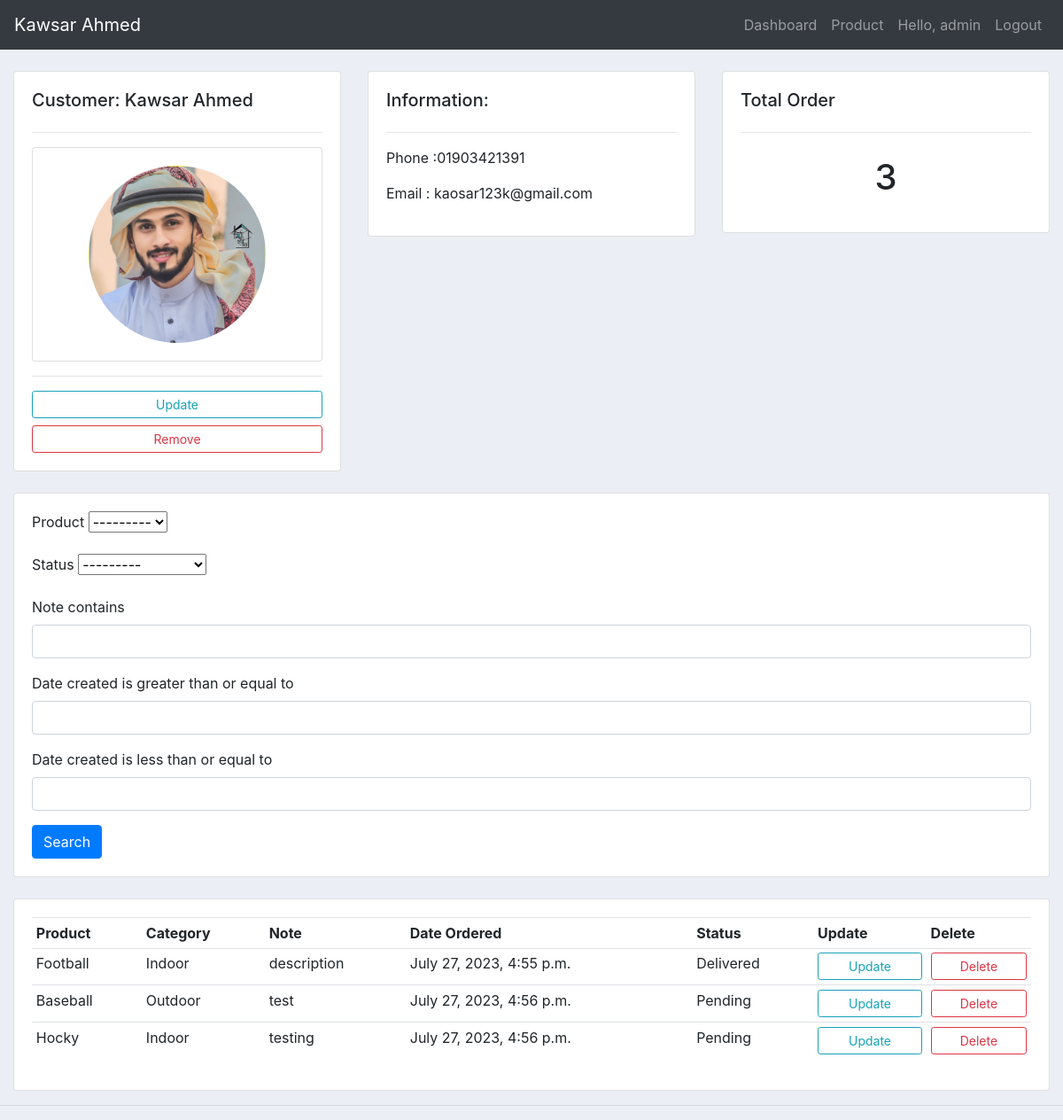
The app's page /customer/1/ (signed in), older data.
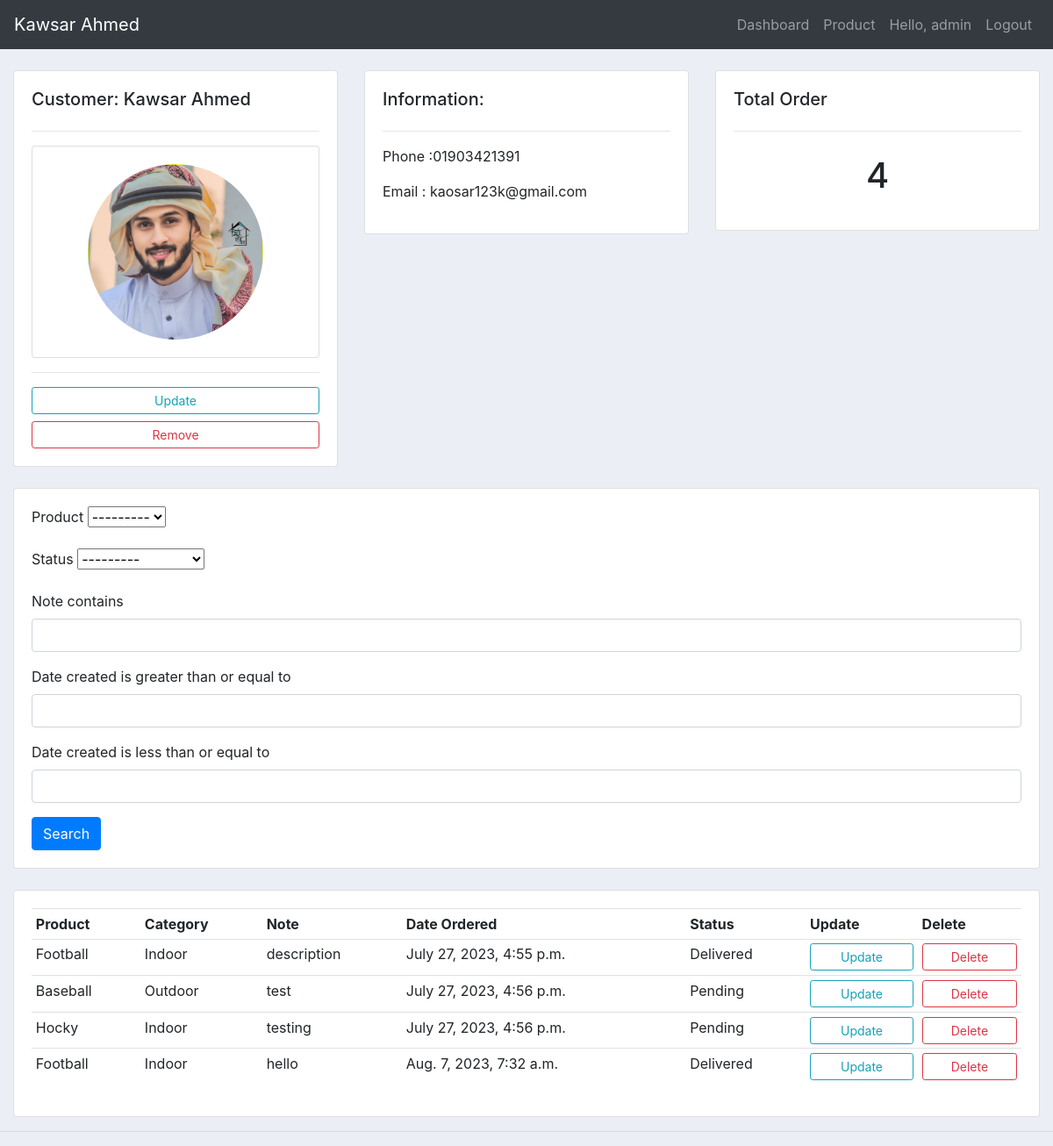
The same page, newer data.
### myapp/models.py (models this page shows, shortened)
class Order(models.Model):
    STATUS      = (
                ('Delivered','Delivered'),
                ('Pending','Pending'),
                ('Out For Delivery','Out For Delivery'),
            )
    customer     = models.ForeignKey(Customer, null=True, on_delete=models.SET_NULL)
    product      =  models.ForeignKey(Product, null=True, on_delete=models.SET_NULL)
    status       = models.CharField(max_length=500, null=True, choices=STATUS)
    note         = models.CharField(max_length=5000, null=True)
    date_created = models.DateTimeField(auto_now_add=True, null=True)

class Product(models.Model):
    CATEGORY = (
        ('Indoor', 'Indoor'),
        ('Outdoor', 'Outdoor'),
    )
    name         = models.CharField(max_length=20, null=True)
    price        = models.FloatField(max_length=4, null=True)
    category     = models.CharField(max_length=500, null=True, choices=CATEGORY)
    description  = models.CharField(max_length=300, null=True, blank=True)
    date_created = models.DateTimeField(auto_now_add=True, null=True)
    tags         = models.ManyToManyField(Tag)
    def __str__(self) :
       return self.name

### myapp/decorators.py (the view)
        def wrapper_func(request, *args, **kwargs):
            group = None
            if request.user.groups.exists():
                group = request.user.groups.all()[0].name
            if group in allowed_roles:
                return view_func(request, *args, **kwargs)
            else:
                return render(request, 'accounts/notallow.html')

### myapp/views.py (called while the page is built)
@login_required(login_url='login')
@allowerd_users(allowed_roles=['admin'])
def customer(request,id):
    customer = Customer.objects.get(id=id)
    orders = customer.order_set.all()
    orderFilter = OrderFilter(request.GET, queryset=orders)
    orders = orderFilter.qs
    context = {'customer':customer,'orders':orders,'orderFilter':orderFilter,}
    return render(request, 'accounts/customer.html',context)

### templates/accounts/customer.html (shortened to what this page needs)
{% extends 'base.html' %}
{% load crispy_forms_tags %}
{% block body %}
<br>
<div class="row">
    <div class="col-md">
        <div class="card card-body">
            <h5>Customer: {{ customer.name }}</h5>
            <hr>
            <div class="card card-body">
                <img class="profile-pic" src="{{ customer.profile_pic.url }}">
            </div>
            <hr>
            <a href="" class="btn btn-outline-info btn-sm btn-block">Update</a>
            <a href="" class="btn btn-outline-danger btn-sm btn-block">Remove</a>
        </div>
    </div>
    <div class="col-md">
        <div class="card card-body">
            <h5>Information:</h5>
            <hr>
            <p>Phone :{{ customer.phone }}</p>
            <p>Email : {{ customer.email }}</p>
        </div>
    </div>
    <div class="col-md">
        <div class="card card-body">
            <h5>Total Order</h5>
            <hr>
            <h1 style="text-align: center; padding: 10px;">{{ orders.count }}</h1>
        </div>
    </div>
</div>
<br>
<div class="row">
    <div class="col">
        <div class="card card-body">
            <form method="get">
                {{ orderFilter.form | crispy }}
                <button class="btn btn-primary" type="submit">Search</button>
            </form>
        </div>
    </div>
</div>
<br>
<div class="row">
    <div class="col-md">
        <div class="card card-body">
            <table class="table table-sm">
                <tr>
                    <th>Product</th>
                    <th>Category</th>
                    <th>Note</th>
                    <th>Date Ordered</th>
                    <th>Status</th>
                    <th>Update</th>
                    <th>Delete</th>
                </tr>
                {% for order in orders %}
                <tr>
                    <td>{{ order.product.name }}</td>
                    <td>{{ order.product.category }}</td>
                    <td>{{ order.note }}</td>
                    <td>{{ order.date_created }}</td>
                    <td>{{ order.status }}</td>
                    <td><a href="{% url 'update_order' order.id %}" class="btn btn-outline-info btn-sm btn-block">Update</a></td>
                    <td><a href="{% url 'delete_order' order.id %}" class="btn btn-outline-danger btn-sm btn-block">Delete</a></td>
                </tr>
                {% endfor %}
            </table>
        </div>
    </div>
</div>
{% endblock %}

Row changes from the older to the newer data that the page shows:
now on this page (row edited): Order: product.name "Football", product.category "Indoor", note "hello", date_created "Aug. 7, 2023, 7:32 a.m.", status "Delivered"
Text that changed along with them:
{{ orders.count }}: "3" → "4"
